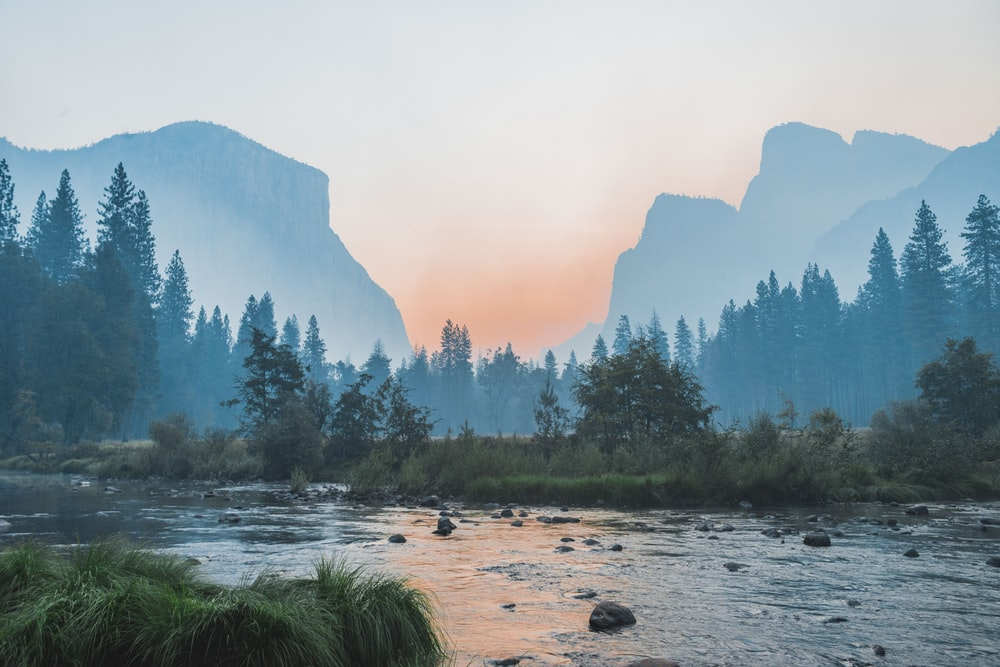
%> input picture Lab1/images/landscape.jpeg, 1000 x 667 px
$ octave main.m   (GNU Octave 9; MATLAB toolbox functions it lacks are replaced by stand-ins)
%> lines starting %> are read from the running program, lines starting %| are printed output that depends on the picture
%%
I1 = imread('images/landscape.jpeg');
%> I1 is the input picture: size 667x1000x3 uint8; mean R, G, B 133.8, 148.7, 155
I1 = rgb2gray(I1);
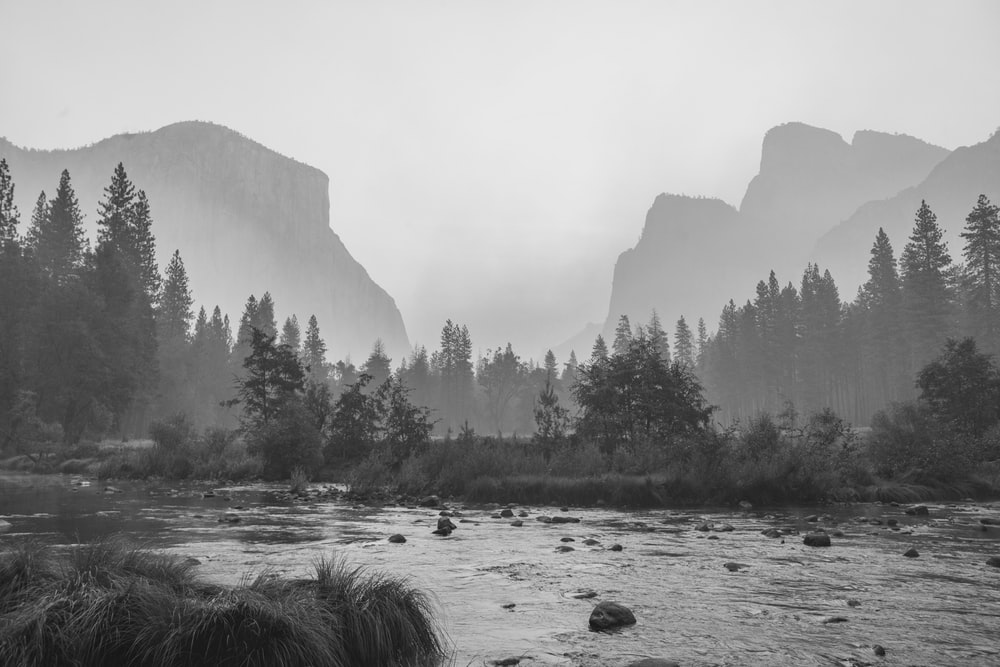
%> I1: size 667x1000 uint8; min 14, max 235, mean 145
I2 = imresize(imrotate(I1,-20),1.2);
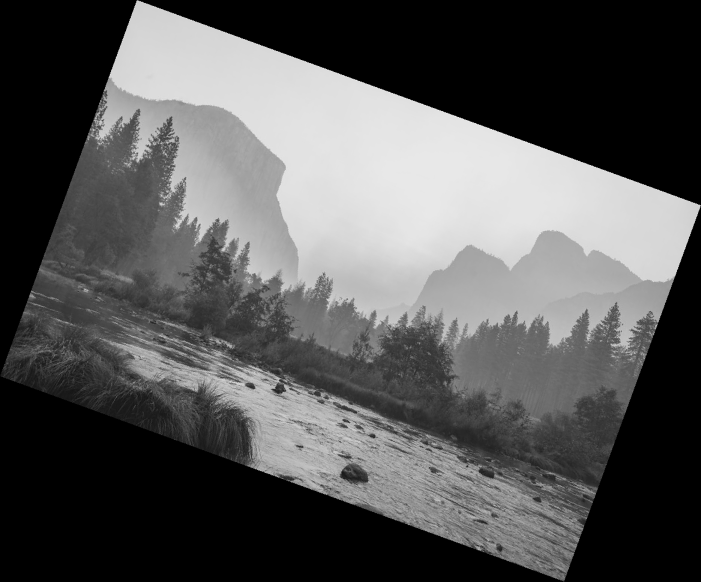
%> I2: size 1163x1402 uint8 (shown at 1/2 size); min 0, max 255, mean 85.4

imshowpair(I1,I2,'montage')
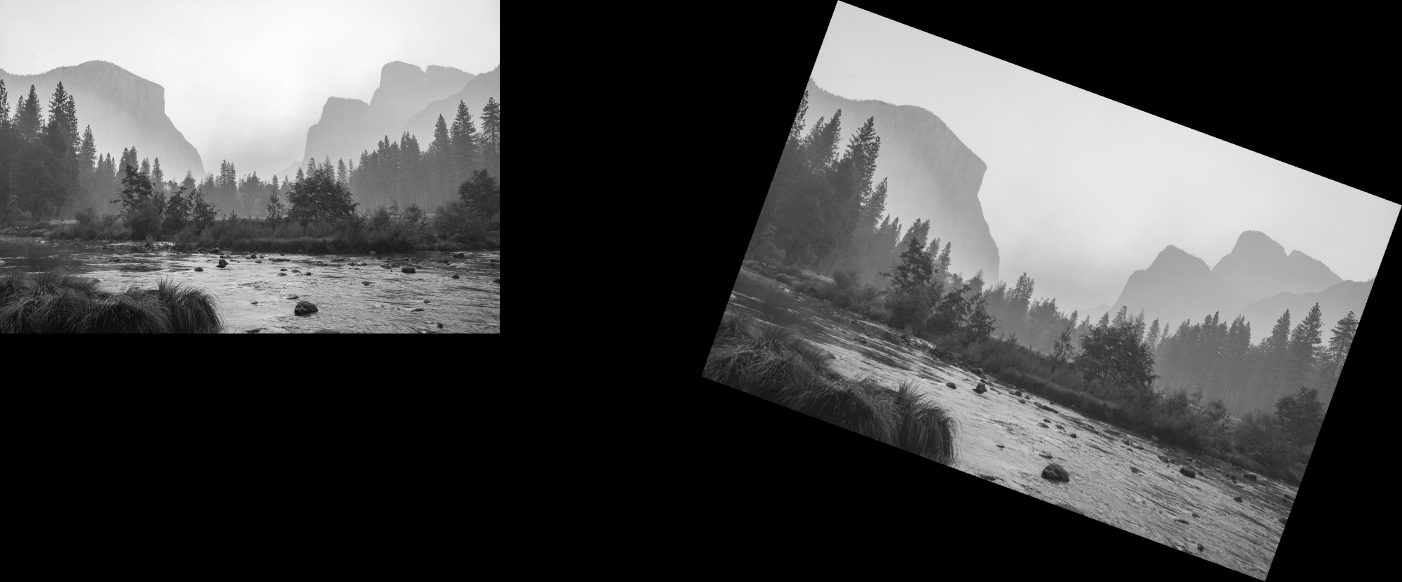
%> displayed picture: size 1163x2804, on the screen's scale of 0 to 255 (shown at 1/2 size); min 0, max 255, mean 73.6


%%
% corners1 = detectFASTFeatures(I1,'MinContrast',0.1);
% corners2 = detectFASTFeatures(I2,'MinContrast',0.1);
%> (the run ends here)

$ run again, with Lab1/images/buildings.jpeg copied over Lab1/images/landscape.jpeg
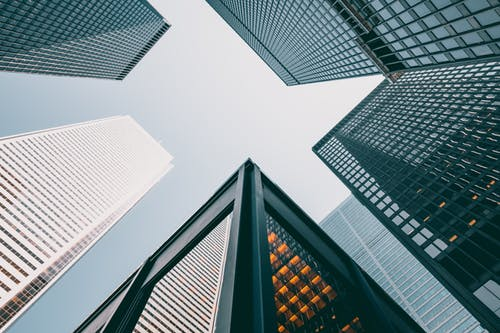
%> input picture Lab1/images/buildings.jpeg, 500 x 333 px
%> I1 is the input picture: size 333x500x3 uint8; mean R, G, B 125.5, 141.8, 146.2
%> I1: size 333x500 uint8
%> `I2 = imresize(imrotate(I1,-20),1.2);`:
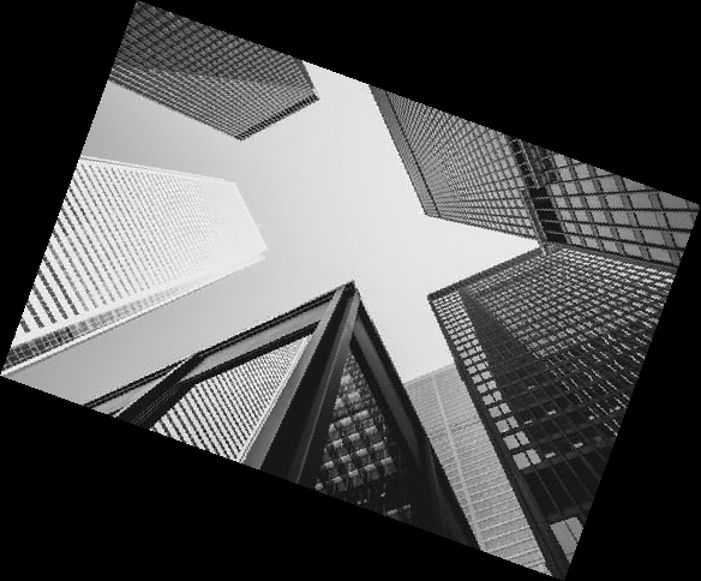
%> I2: size 581x701 uint8; min 0, max 255, mean 81
%> `imshowpair(I1,I2,'montage')`:
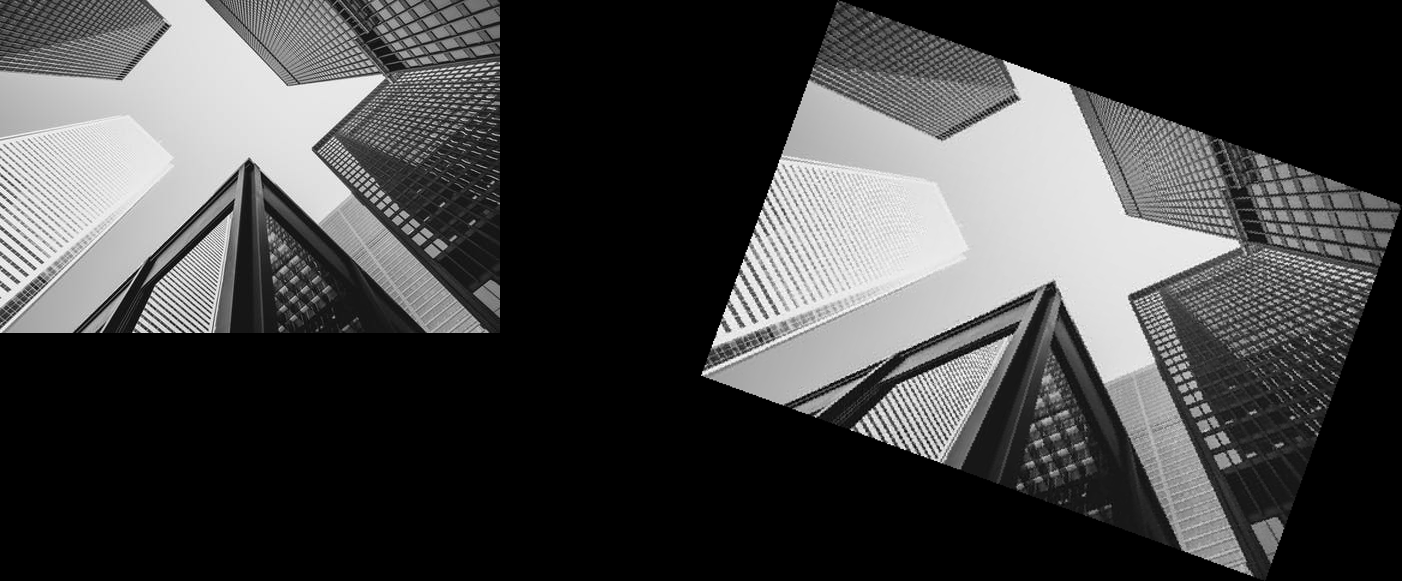
%> displayed picture: size 581x1402, on the screen's scale of 0 to 255; min 0, max 255, mean 68.5

$ run again, with Lab1/images/bacteria.jpg copied over Lab1/images/landscape.jpeg
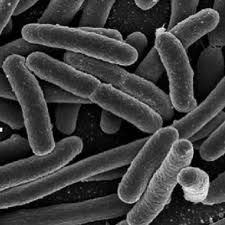
%> input picture Lab1/images/bacteria.jpg, 225 x 225 px
%> I1 is the input picture: size 225x225x3 uint8; min 0, max 255, mean 61.6
%> I1: size 225x225 uint8
%> `I2 = imresize(imrotate(I1,-20),1.2);`:
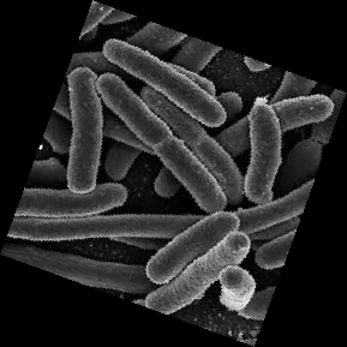
%> I2: size 347x347 uint8; min 0, max 255, mean 37.4
%> `imshowpair(I1,I2,'montage')`:
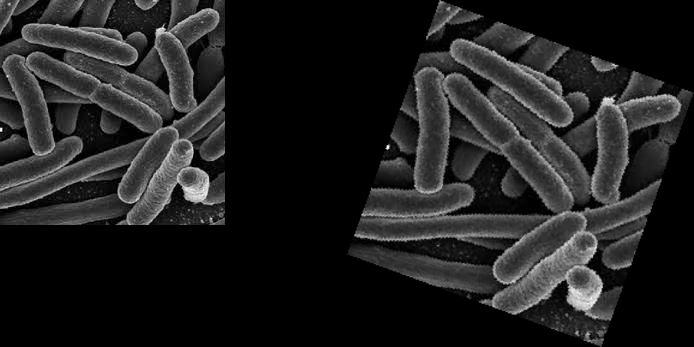
%> displayed picture: size 347x694, on the screen's scale of 0 to 255; min 0, max 255, mean 31.7

$ run again, with Lab1/images/cheetah.jpg copied over Lab1/images/landscape.jpeg
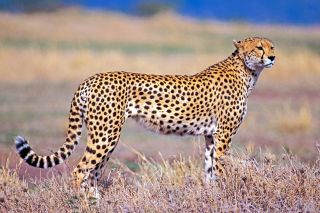
%> input picture Lab1/images/cheetah.jpg, 320 x 213 px
%> I1 is the input picture: size 213x320x3 uint8; mean R, G, B 166.4, 145.7, 139.5
%> I1: size 213x320 uint8
%> `I2 = imresize(imrotate(I1,-20),1.2);`:
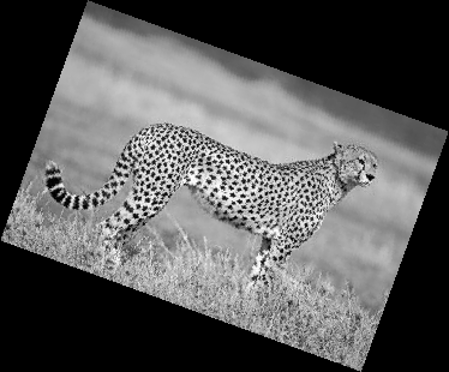
%> I2: size 372x449 uint8; min 0, max 255, mean 89
%> `imshowpair(I1,I2,'montage')`:
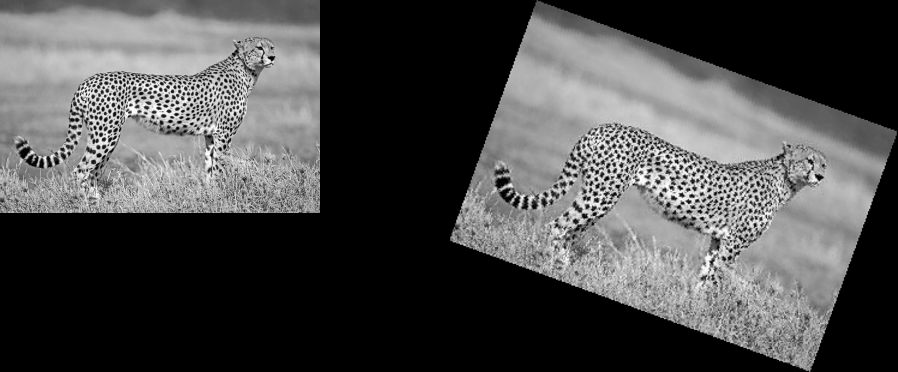
%> displayed picture: size 372x898, on the screen's scale of 0 to 255; min 0, max 255, mean 75.5
